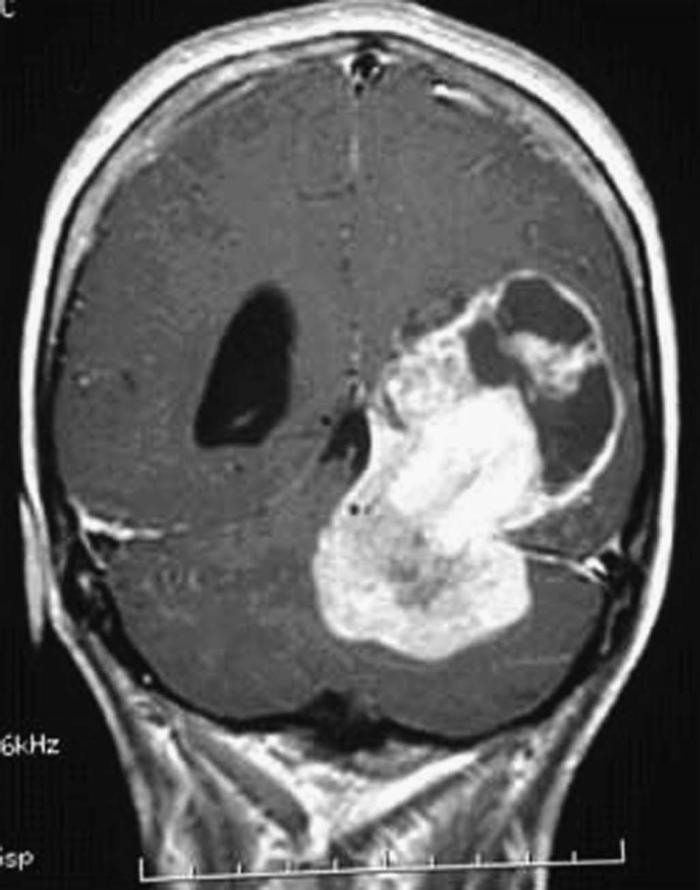
%> input picture Tumor_detection/images/Brain19.jpg, 700 x 890 px
$ octave Final_Brain_Tumor.m   (GNU Octave 9; MATLAB toolbox functions it lacks are replaced by stand-ins)
%> lines starting %> are read from the running program, lines starting %| are printed output that depends on the picture; in (x1, y1, x2, y2) boxes, pixels count from 0 and x2, y2 are one past the last pixel; in counts of white or black regions, pixels touching at a corner belong together; the program's own positions count from 1
%> the answer given: images/Brain19.jpg
%> further down, s is the input picture: size 890x700 uint8; min 1, max 255, mean 95
### Tumor_detection/anisodiff.m
function diff_im = anisodiff(im, num_iter, delta_t, kappa, option)
%> called with num_iter = 10, delta_t = 0.143, kappa = 15, option = 2
fprintf('Removing noise\n');


fprintf('Filtering Completed !!');

% Convert input image to double.
im = double(im);

% PDE (partial differential equation) initial condition.
diff_im = im;

% Center pixel distances.
dx = 1;
dy = 1;
dd = sqrt(2);

% 2D convolution masks - finite differences.
hN = [0 1 0; 0 -1 0; 0 0 0];
hS = [0 0 0; 0 -1 0; 0 1 0];
hE = [0 0 0; 0 -1 1; 0 0 0];
hW = [0 0 0; 1 -1 0; 0 0 0];
hNE = [0 0 1; 0 -1 0; 0 0 0];
hSE = [0 0 0; 0 -1 0; 0 0 1];
hSW = [0 0 0; 0 -1 0; 1 0 0];
hNW = [1 0 0; 0 -1 0; 0 0 0];

% Anisotropic diffusion.
for t = 1:num_iter

        % Finite differences. [imfilter(.,.,'conv') can be replaced by conv2(.,.,'same')]
        nablaN = imfilter(diff_im,hN,'conv');
        nablaS = imfilter(diff_im,hS,'conv');
        nablaW = imfilter(diff_im,hW,'conv');
        nablaE = imfilter(diff_im,hE,'conv');
        nablaNE = imfilter(diff_im,hNE,'conv');
        nablaSE = imfilter(diff_im,hSE,'conv');
        nablaSW = imfilter(diff_im,hSW,'conv');
        nablaNW = imfilter(diff_im,hNW,'conv');

        % Diffusion function.
        if option == 1
            cN = exp(-(nablaN/kappa).^2);
            cS = exp(-(nablaS/kappa).^2);
            cW = exp(-(nablaW/kappa).^2);
            cE = exp(-(nablaE/kappa).^2);
            cNE = exp(-(nablaNE/kappa).^2);
            cSE = exp(-(nablaSE/kappa).^2);
            cSW = exp(-(nablaSW/kappa).^2);
            cNW = exp(-(nablaNW/kappa).^2);
        elseif option == 2
            cN = 1./(1 + (nablaN/kappa).^2);
            cS = 1./(1 + (nablaS/kappa).^2);
            cW = 1./(1 + (nablaW/kappa).^2);
            cE = 1./(1 + (nablaE/kappa).^2);
            cNE = 1./(1 + (nablaNE/kappa).^2);
            cSE = 1./(1 + (nablaSE/kappa).^2);
            cSW = 1./(1 + (nablaSW/kappa).^2);
            cNW = 1./(1 + (nablaNW/kappa).^2);
        end

        % Discrete PDE solution.
        diff_im = diff_im + ...
                  delta_t*(...
                  (1/(dy^2))*cN.*nablaN + (1/(dy^2))*cS.*nablaS + ...
                  (1/(dx^2))*cW.*nablaW + (1/(dx^2))*cE.*nablaE + ...
                  (1/(dd^2))*cNE.*nablaNE + (1/(dd^2))*cSE.*nablaSE + ...
                  (1/(dd^2))*cSW.*nablaSW + (1/(dd^2))*cNW.*nablaNW );


end
%> this loop made 10 passes
%> pass 1, in anisodiff, `nablaE = imfilter(diff_im,hE,'conv');`:
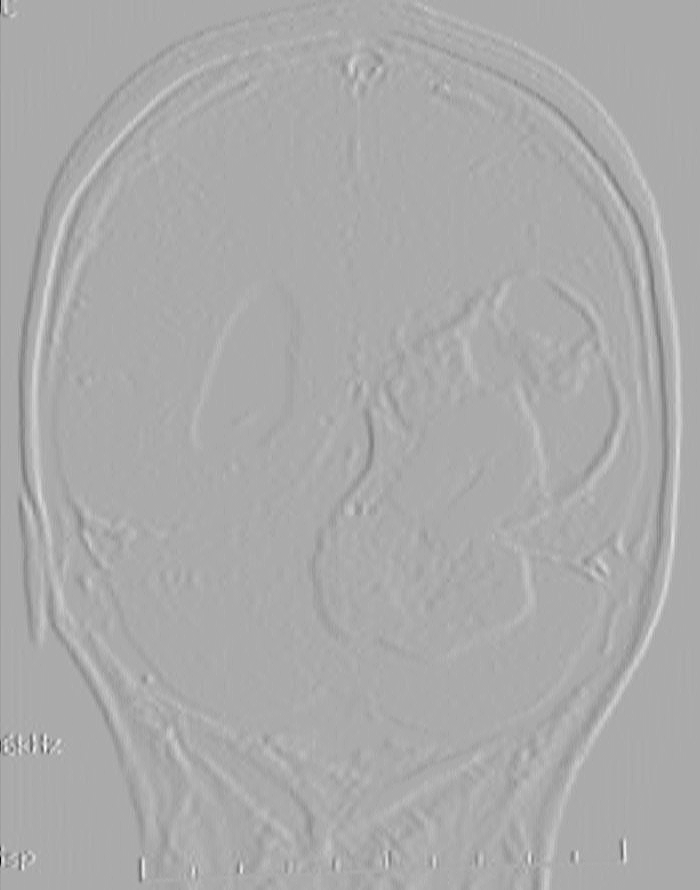
%> nablaE: size 890x700 double; min -197, max 97, mean 0; drawn with min black and max white
%> after the loop:
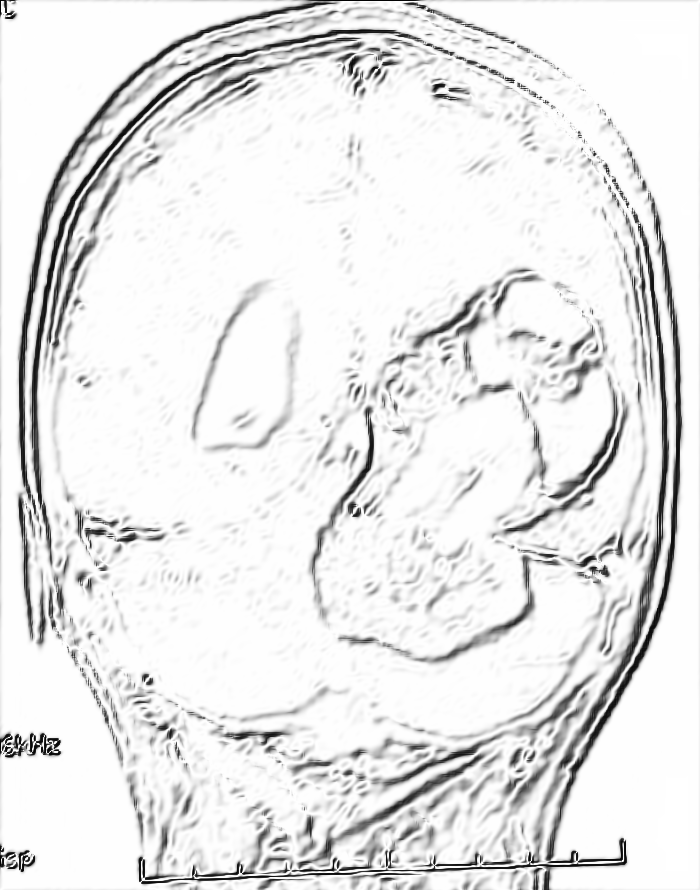
%> cSE: size 890x700 double; min 0.00706, max 1, mean 0.912
%> after the loop:
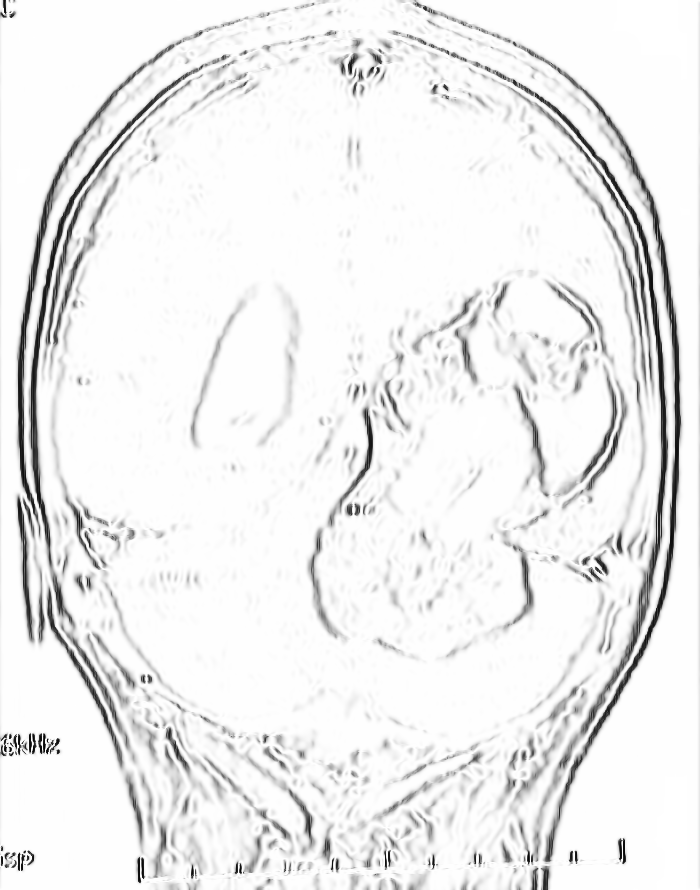
%> cW: size 890x700 double; min 0.0202, max 1, mean 0.937

### Tumor_detection/Final_Brain_Tumor.m
clc
close all
clear all

%% Input
[I,path]=uigetfile('*.jpg','select a input image');
str=strcat(path,I);
s=imread(str);

%figure;
%imshow(s);
%title('Input image','FontSize',20);

%% Filter
num_iter = 10;
    delta_t = 1/7;
    kappa = 15;
    option = 2;
    disp('Preprocessing image please wait . . .');
    inp = anisodiff(s,num_iter,delta_t,kappa,option);
    inp = uint8(inp);

inp=imresize(inp,[256,256]);
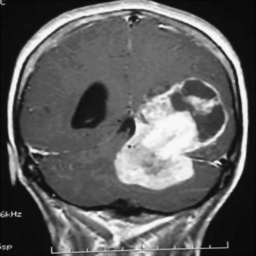
%> inp: size 256x256 uint8; min 5, max 249, mean 94.9
if size(inp,3)>1
    inp=rgb2gray(inp);
end
%figure;
%imshow(inp);
%title('Filtered image','FontSize',20);

%% thresholding
sout=imresize(inp,[256,256]);
t0=mean(s(:));
%> t0 = 95
th=t0+((max(inp(:))+min(inp(:)))./2);
%> th = 222
for i=1:1:size(inp,1)
    for j=1:1:size(inp,2)
        if inp(i,j)>th
            sout(i,j)=1;
        else
            sout(i,j)=0;
        end
    end
end
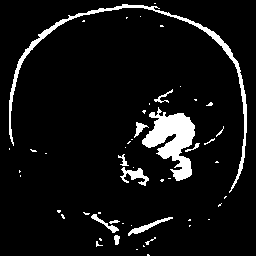
%> sout: size 256x256 uint8; values 0 (black) and 1 (white), 7.2% white; 52 white regions (38 under 20 px)

%% Morphological Operation

label=bwlabel(sout);
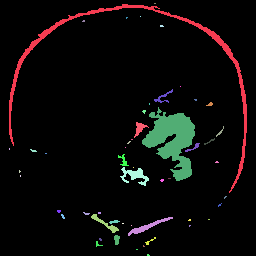
%> label: size 256x256 double; 53 distinct labels, from 0 to 52; one colour per label, 0 black
stats=regionprops(logical(sout),'Solidity','Area','BoundingBox');
%> stats = 52 regions; largest, box (x1, y1, x2, y2), Area and Solidity: (142, 107, 195, 181) 1927 0.69, (9, 4, 247, 193) 1679 0.0486, (120, 167, 149, 186) 229 0.552, (128, 217, 173, 236) 189 0.744, (91, 214, 119, 233) 122 0.613
density=[stats.Solidity];
%> density = 52 values, max 1 at index 2, min 0.0486 at index 1, mean 0.871
area=[stats.Area];
%> area = 52 values, max 1927 at index 31, min 1 at index 20, mean 90.92
high_dense_area=density>0.7;
%> high_dense_area = 52 logical values, 39 true
max_area=max(area(high_dense_area));
%> max_area = 189
tumor_label=find(area==max_area);
%> tumor_label = 23
tumor=ismember(label,tumor_label);
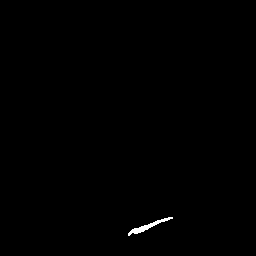
%> tumor: size 256x256 logical; 0.29% white; 1 white region, box (x1, y1, x2, y2) and area: (128, 217, 173, 236) 189

if max_area>200
   %figure;
   %imshow(tumor)
   %title('tumor alone','FontSize',20);
else
    figure;
    imshow(s);
    title('Input image','FontSize',10);
    h = msgbox('No Tumor!!','status');
    %disp('no tumor');
    return;
end

%% Bounding box

box = stats(tumor_label);
wantedBox = box.BoundingBox;
%figure
%imshow(inp);
%title('Bounding Box','FontSize',20);
hold on;
rectangle('Position',wantedBox,'EdgeColor','y');
hold off;


%% Getting Tumor Outline - image filling, eroding, subtracting
% erosion the walls by a few pixels

dilationAmount = 5;
rad = floor(dilationAmount);
[r,c] = size(tumor);
filledImage = imfill(tumor, 'holes');

for i=1:r
   for j=1:c
       x1=i-rad;
       x2=i+rad;
       y1=j-rad;
       y2=j+rad;
       if x1<1
           x1=1;
       end
       if x2>r
           x2=r;
       end
       if y1<1
           y1=1;
       end
       if y2>c
           y2=c;
       end
       erodedImage(i,j) = min(min(filledImage(x1:x2,y1:y2)));
   end
end
%figure
%imshow(erodedImage);
%title('eroded image','FontSize',20);

%% subtracting eroded image from original BW image

tumorOutline=tumor;
tumorOutline(erodedImage)=0;

%figure;
%imshow(tumorOutline);
%title('Tumor Outline','FontSize',20);

%% Inserting the outline in filtered image in red color

rgb = inp(:,:,[1 1 1]);
red = rgb(:,:,1);
red(tumorOutline)=255;
green = rgb(:,:,2);
green(tumorOutline)=0;
blue = rgb(:,:,3);
blue(tumorOutline)=0;

tumorOutlineInserted(:,:,1) = red;
tumorOutlineInserted(:,:,2) = green;
tumorOutlineInserted(:,:,3) = blue;


%figure
%imshow(tumorOutlineInserted);
%title('Detected Tumer','FontSize',20);

%% Display Together

%figure
subplot(231);imshow(s);title('Input image','FontSize',10);
subplot(232);imshow(inp);title('Filtered image','FontSize',10);

subplot(233);imshow(inp);title('Bounding Box','FontSize',10);
hold on;rectangle('Position',wantedBox,'EdgeColor','y');hold off;

subplot(234);imshow(tumor);title('tumor alone','FontSize',10);
subplot(235);imshow(tumorOutline);title('Tumor Outline','FontSize',10);
subplot(236);imshow(tumorOutlineInserted);title('Detected Tumor','FontSize',10);

$ run again, on Tumor_detection/images/brain10.jpg
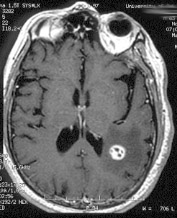
%> input picture Tumor_detection/images/brain10.jpg, 177 x 218 px
%> s is the input picture: size 218x177 uint8; min 0, max 255, mean 103.1
%> t0 = 103.1
%> th = 231
%> after the loop `for i=1:1:size(inp,1)`:
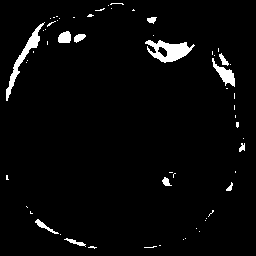
%> sout: size 256x256 uint8; values 0 (black) and 1 (white), 3.2% white; 59 white regions (47 under 20 px)
%> label: size 256x256 double; 60 distinct labels, from 0 to 59
%> stats = 59 regions; largest, box (x1, y1, x2, y2), Area and Solidity: (145, 40, 195, 63) 602 0.744, (6, 22, 45, 101) 486 0.602, (212, 58, 235, 87) 251 0.723, (58, 31, 71, 43) 129 0.963, (35, 219, 59, 234) 91 0.758
%> density = 59 values, max 1 at index 3, min 0.6 at index 37, mean 0.913
%> area = 59 values, max 602 at index 31, min 1 at index 3, mean 36.02
%> high_dense_area = 59 logical values, 53 true
%> max_area = 602
%> tumor_label = 31
%> tumor: size 256x256 logical; 0.92% white; 1 white region
%> box = 1 region; box (x1, y1, x2, y2), Area and Solidity: (145, 40, 195, 63) 602 0.744
%> wantedBox = [145.5 40.5 50 23]
%> filledImage: size 256x256 logical; 1% white; 1 white region, box (x1, y1, x2, y2) and area: (145, 40, 195, 63) 657
%> tumorOutline: size 256x256 logical; 0.81% white; 1 white region, box (x1, y1, x2, y2) and area: (145, 40, 195, 63) 528
%> red: size 256x256 uint8; min 2, max 255, mean 102.8
%> `green(tumorOutline)=0;`:
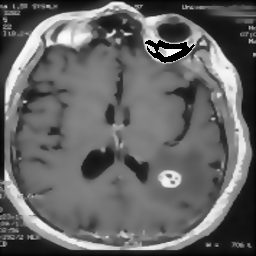
%> green: size 256x256 uint8; min 0, max 254, mean 100.8

$ run again, on Tumor_detection/images/brain14.jpg
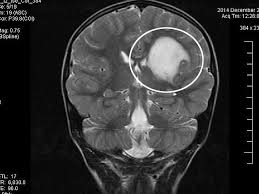
%> input picture Tumor_detection/images/brain14.jpg, 259 x 194 px
%> s is the input picture: size 194x259x3 uint8; min 0, max 255, mean 50.7
%> t0 = 50.69
%> th = 176
%> label: size 256x256 double; 21 distinct labels, from 0 to 20
%> stats = 20 regions; largest, box (x1, y1, x2, y2), Area and Solidity: (148, 51, 182, 100) 1211 0.96, (120, 36, 202, 123) 478 0.0902, (130, 141, 151, 172) 379 0.863, (124, 195, 139, 208) 113 0.883, (145, 196, 151, 203) 28 0.903
%> density = 20 values, max 1 at index 1, min 0.0902 at index 3, mean 0.889
%> area = 20 values, max 1211 at index 14, min 1 at index 1, mean 113.8
%> high_dense_area = 20 logical values, 19 true
%> max_area = 1211
%> tumor_label = 14
%> tumor: size 256x256 logical; 1.8% white; 1 white region
%> box = 1 region; box (x1, y1, x2, y2), Area and Solidity: (148, 51, 182, 100) 1211 0.96
%> wantedBox = [148.5 51.5 34 49]
%> tumorOutline: size 256x256 logical; 1.1% white; 1 white region, box (x1, y1, x2, y2) and area: (148, 51, 182, 100) 714
%> red: size 256x256 uint8; min 0, max 255, mean 51.2
%> `green(tumorOutline)=0;`:
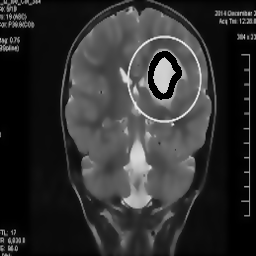
%> green: size 256x256 uint8; min 0, max 250, mean 48.4
